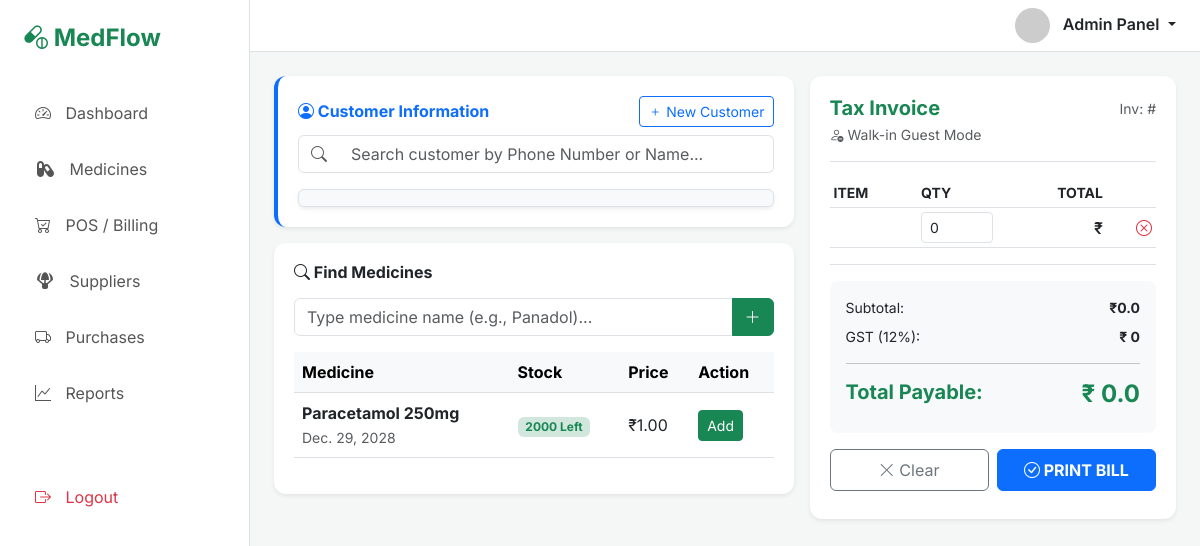
/point-of-sale/, run on an earlier commit of the app's database.
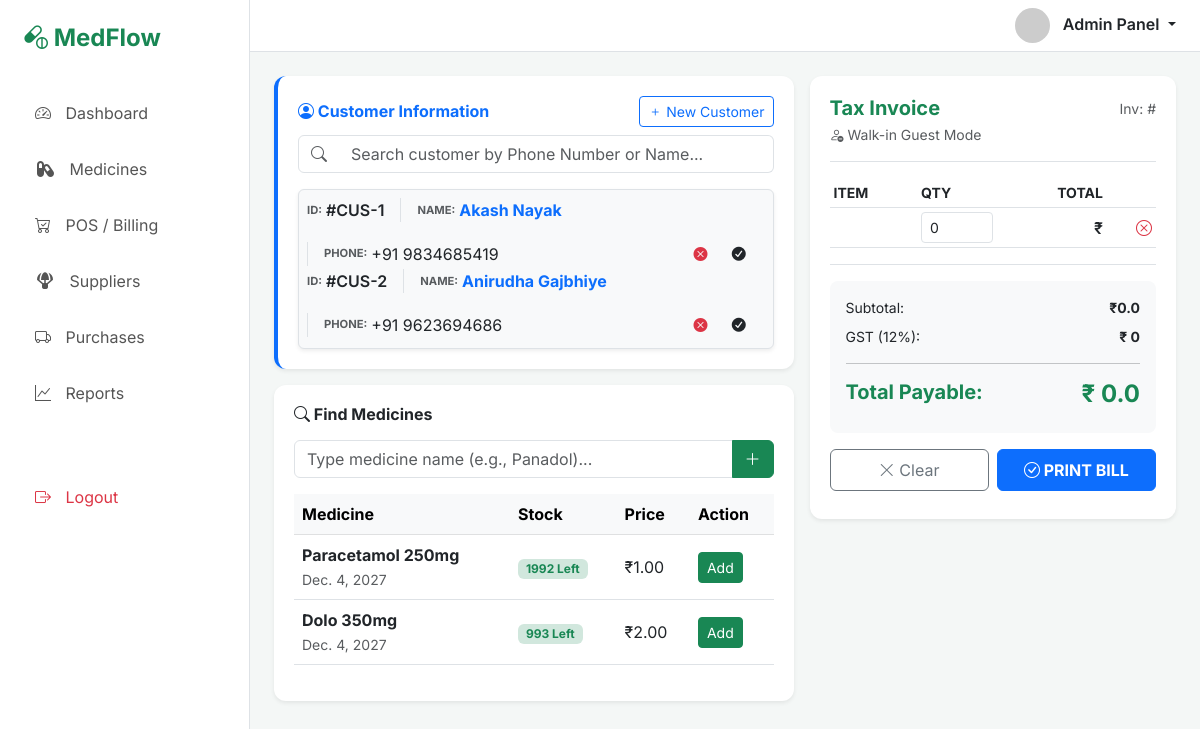
And on a later commit of the database.
### medflowapp/models.py (models this page shows, shortened)
class Medicine(models.Model):
    medicine_name = models.CharField(max_length=50)
    expiry_date = models.DateField()
    category={
        '------':'-----',
        'TAB':'TAB',
        'SYR': 'SYRUP',
        'CAP':'CAP',
        'INJ': 'INJ'
    }
    med_category = models.CharField(choices=category, default="----")
    price=models.DecimalField(max_digits=11, decimal_places=2, default=0.00)
    quantity = models.PositiveIntegerField(default=0)

class Customer(models.Model):
    phone_regex=RegexValidator(regex=r'^\+?1?\d{9,15}$', message="Format: '+999999999'")
    customer_name = models.CharField(max_length=100)
    customer_phone = models.CharField(validators=[phone_regex], max_length=17, unique=True)
    created_at = models.DateTimeField(default=timezone.now)

### medflowapp/views.py (the view)
# urls.py: path('point-of-sale/', views.pos_billing, name='Point-of-Sale'),
def pos_billing(request):
    customer_details = Customer.objects.all()
    medicine = Medicine.objects.all()
    return render(request, 'medflowapp/POS_section.html', {"customer_details":customer_details , "medicine":medicine})

### medflowapp/templates/medflowapp/POS_section.html (shortened to what this page needs)
{% extends 'layout/base.html' %}
{% block content %}
<div id="pos-module" class="module-content">
    <div class="row g-3">
        <div class="col-md-7">
            <div class="table-container mb-3 border-start border-4 border-primary">
                <div class="d-flex justify-content-between align-items-center mb-2">
                    <h6 class="fw-bold m-0 text-primary"><i class="bi bi-person-circle"></i> Customer Information</h6>
                    <button class="btn btn-sm btn-outline-primary" data-bs-toggle="modal"
                        data-bs-target="#addCustomerModal">
                        <i class="bi bi-plus"></i> New Customer
                    </button>
                </div>
                <div class="row">
                    <div class="col-md-12">
                        <div class="input-group">
                            <span class="input-group-text bg-white"><i class="bi bi-search text-muted"></i></span>
                            <input type="text" class="form-control border-start-0"
                                placeholder="Search customer by Phone Number or Name...">
                        </div>
                        <div id="customerDetails" class="mt-3 p-2 border rounded bg-light shadow-sm">
                            {% for customer in customer_details %}
                            <div class="d-flex flex-wrap align-items-center gap-3">
                                <div class="d-flex align-items-center">
                                    <small class="text-uppercase fw-bold text-muted me-1"
                                        style="font-size: 0.7rem;">ID:</small>
                                    <span class="fw-semibold text-dark">#CUS-{{customer.id}}</span>
                                </div>
                                <div class="d-flex align-items-center border-start ps-3">
                                    <small class="text-uppercase fw-bold text-muted me-1"
                                        style="font-size: 0.7rem;">Name:</small>
                                    <span class="fw-bold text-primary">{{customer.customer_name}}</span>
                                </div>
                                <div class="d-flex align-items-center border-start ps-3">
                                    <small class="text-uppercase fw-bold text-muted me-1"
                                        style="font-size: 0.7rem;">Phone:</small>
                                    <span class="text-dark">+91 {{customer.customer_phone}}</span>
                                </div>
                                <div class="ms-auto">
                                    <button type="button" class="btn btn-sm text-danger p-0" title="Remove Customer"
                                        onclick="remove_customer('{{customer.id}}')">
                                        <i class="bi bi-x-circle-fill"></i>
                                    </button>
                                    <button class="btn btn-sm  px-3 py-1 fw-bold"
                                        onclick="selectCustomer('{{customer.customer_name}}', '#CUS-{{customer.id}}', '+91 {{customer.customer_phone}}')">
                                        <i class="fa-solid fa-circle-check"></i>
                                    </button>
                                </div>
                            </div>
                            {% endfor %}
                        </div>
                    </div>
                </div>
            </div>
            <div class="table-container">
                <h6 class="fw-bold mb-3"><i class="bi bi-search"></i> Find Medicines</h6>
                <div class="input-group mb-3">
                    <input type="text" class="form-control" placeholder="Type medicine name (e.g., Panadol)...">
                    <button class="btn btn-success"><i class="bi bi-plus-lg"></i></button>
                </div>
                <div class="table-responsive">
                    <table class="table table-hover align-middle">
                        <thead class="table-light">
                            <tr>
                                <th>Medicine</th>
                                <th>Stock</th>
                                <th>Price</th>
                                <th>Action</th>
                            </tr>
                        </thead>
                        <tbody>
                            {% for md in medicine %}
                            <tr>
                                <td>
                                    <strong id="medicine_name">{{md.medicine_name}}</strong><br>
                                    <small class="text-muted">{{md.expiry_date}}</small>
                                </td>
                                <td><span class="badge bg-success-subtle text-success" id="quantity">{{md.quantity}}
                                        Left</span></td>
                                <td id="price">&#8377;{{md.price}}</td>
                                <td><button class="btn btn-sm btn-success"
                                        onclick="selectMedicine('{{md.id}}','{{md.medicine_name}}','{{md.price}}','{{md.quantity}}' )">Add</button>
                                </td>
                            </tr>
                            {% endfor %}
                        </tbody>
                    </table>
                </div>
            </div>
        </div>
        <div class="col-md-5">
            <div class="table-container sticky-top" style="top: 20px;">
                <div class="d-flex justify-content-between align-items-center mb-1">
                    <h5 class="fw-bold m-0 text-success">Tax Invoice</h5>
                    <span class="text-muted small">Inv: #{{ invoice_no }}</span>
                </div>
                <div id="guestLabel" class="mb-3 small text-muted italic">
                    <i class="bi bi-person-dash"></i> Walk-in Guest Mode
                </div>
                <div class="pos-cart border-bottom mb-3">
                </div>
                <div class="pos-cart border-bottom mb-3">
                    <table class="table table-sm align-middle">
                        <thead>
                            <tr class="small text-uppercase text-muted">
                                <th>Item</th>
                                <th width="80">Qty</th>
                                <th class="text-end">Total</th>
                                <th></th>
                            </tr>
                        </thead>
                        <tbody id="medicines_list">
                            <tr>
                                <td id="medicine_name"></td>
                                <td><input type="number" id="quantity" class="form-control form-control-sm" value="0">
                                </td>
                                <td id="price" class="text-end fw-semibold">&#8377; </td>
                                <td class="text-end"><i class="bi bi-x-circle text-danger cursor-pointer"></i></td>
                            </tr>
                        </tbody>
                    </table>
                </div>
                <div class="bg-light p-3 rounded-3 mb-3">
                    <div class="d-flex justify-content-between mb-2 small">
                        <span>Subtotal:</span> <span class="fw-bold" id="subtotal_val">&#8377;0.0</span>
                    </div>
                    <div class="d-flex justify-content-between mb-2 small">
                        <span>GST (12%):</span> <span class="fw-bold" id="gst_val">&#8377; 0</span>
                    </div>
                    <hr>
                    <div class="d-flex justify-content-between text-success">
                        <span class="fw-bold h5">Total Payable:</span>
                        <span class="fw-bold h4" id="total_val">&#8377; 0.0</span>
                    </div>
                </div>
                <div class="row g-2">
                    <div class="col-6">
                        <button class="btn btn-outline-secondary w-100 py-2" onclick="location.reload()"><i class="bi bi-x-lg"></i> Clear</button>
                    </div>
                    <div class="col-6">
                        <button class="btn btn-primary w-100 py-2 fw-bold mb-2" onclick="processSale()">
                            <i class="bi bi-check-circle"></i> PRINT BILL
                        </button>
                    </div>
                </div>
            </div>
        </div>
    </div>
</div>
{% endblock %}

### medflowapp/templates/layout/base.html (shortened to what this page needs)
{% load static %}
<!DOCTYPE html>
<html lang="en">
<head>
    <link rel="stylesheet" href="https://cdnjs.cloudflare.com/ajax/libs/font-awesome/7.0.1/css/all.min.css" />
    <link href="https://cdn.jsdelivr.net/npm/bootstrap@5.3.0/dist/css/bootstrap.min.css" rel="stylesheet">
    <link rel="stylesheet" href="https://cdn.jsdelivr.net/npm/bootstrap-icons@1.10.5/font/bootstrap-icons.css">
</head>
<body>
<div class="d-flex">
    {% include 'layout/sidebar.html' %}
    <div class="flex-fill">
        {% include 'layout/header.html' %}
        <div class="container-fluid p-4">
            {% block content %}
            {% endblock %}
        </div>
    </div>
</div>
</body>
</html>

### medflowapp/templates/layout/sidebar.html
<nav id="sidebar" class="collapse d-lg-block">
        <div class="p-4">
            <h4 class="text-success fw-bold"><i class="bi bi-capsule-pill"></i> MedFlow</h4>
        </div>
        <ul class="nav flex-column">
            <li class="nav-item"><a href="/dashboard/" class="nav-link" onclick="showModule('dashboard')"><i class="bi bi-speedometer2"></i> Dashboard</a></li>
            <li class="nav-item"><a href="/medicine/" class="nav-link" onclick="showModule('medicine')"><i class="fa-solid fa-capsules"></i> Medicines</a></li>
            <li class="nav-item"><a href="/point-of-sale/" class="nav-link" onclick="showModule('pos')"><i class="bi bi-cart-check"></i> POS / Billing</a></li>
            <li class="nav-item"><a href="/suppliers/" class="nav-link" onclick="showModule('Suppliers')"><i class="fa-solid fa-parachute-box"></i> Suppliers</a></li>
            <li class="nav-item"><a href="/purchases/" class="nav-link" onclick="showModule('purchases')"><i class="bi bi-truck"></i> Purchases</a></li>
            <li class="nav-item"><a href="/reports/" class="nav-link" onclick="showModule('reports')"><i class="bi bi-graph-up"></i> Reports</a></li>
            <li class="nav-item mt-5"><a href="{% url 'logout' %}" class="nav-link text-danger"><i class="bi bi-box-arrow-right"></i> Logout</a></li>
        </ul>
</nav>

### medflowapp/templates/layout/header.html (shortened to what this page needs)
    <nav class="navbar navbar-expand-lg navbar-light bg-white border-bottom px-4">
            <div class="ms-auto d-flex align-items-center">
                <div class="dropdown">
                    <a href="#" class="text-decoration-none text-dark dropdown-toggle" data-bs-toggle="dropdown">
                        <img src="https://ui-avatars.com/api/?name=Admin+User&background=2ecc71&color=fff" class="rounded-circle me-2" width="35">
                        <span class="fw-semibold">Admin Panel</span>
                    </a>
                </div>
            </div>
    </nav>

### medflowapp/templates/layout/base.html (style rules this page uses)
:root { --med-green: #2ecc71; --med-blue: #3498db; --sidebar-bg: #f8f9fa; --card-shadow: 0 0.125rem 0.25rem rgba(0, 0, 0, 0.075); }
body { font-family: 'Inter', sans-serif; background-color: #f4f7f6; }
#sidebar { min-width: 250px; max-width: 250px; background: white; min-height: 100vh; border-right: 1px solid #dee2e6; transition: all 0.3s; }
.nav-link { color: #555; padding: 12px 20px; border-radius: 8px; margin: 4px 15px; transition: 0.2s; }
.nav-link i { margin-right: 10px; }
.table-container { background: white; border-radius: 12px; padding: 20px; box-shadow: var(--card-shadow); }
.pos-cart { max-height: 400px; overflow-y: auto; }

What changed in the data, as far as the page shows it:
added Customer: id "1", customer_name "Akash Nayak", customer_phone "9834685419"
added Customer: id "2", customer_name "Anirudha Gajbhiye", customer_phone "9623694686"
changed Medicine "Paracetamol 250mg": expiry_date "Dec. 29, 2028" → "Dec. 4, 2027"; quantity "2000" → "1992"
added Medicine: medicine_name "Dolo 350mg", expiry_date "Dec. 4, 2027", quantity "993", price "2.00"
